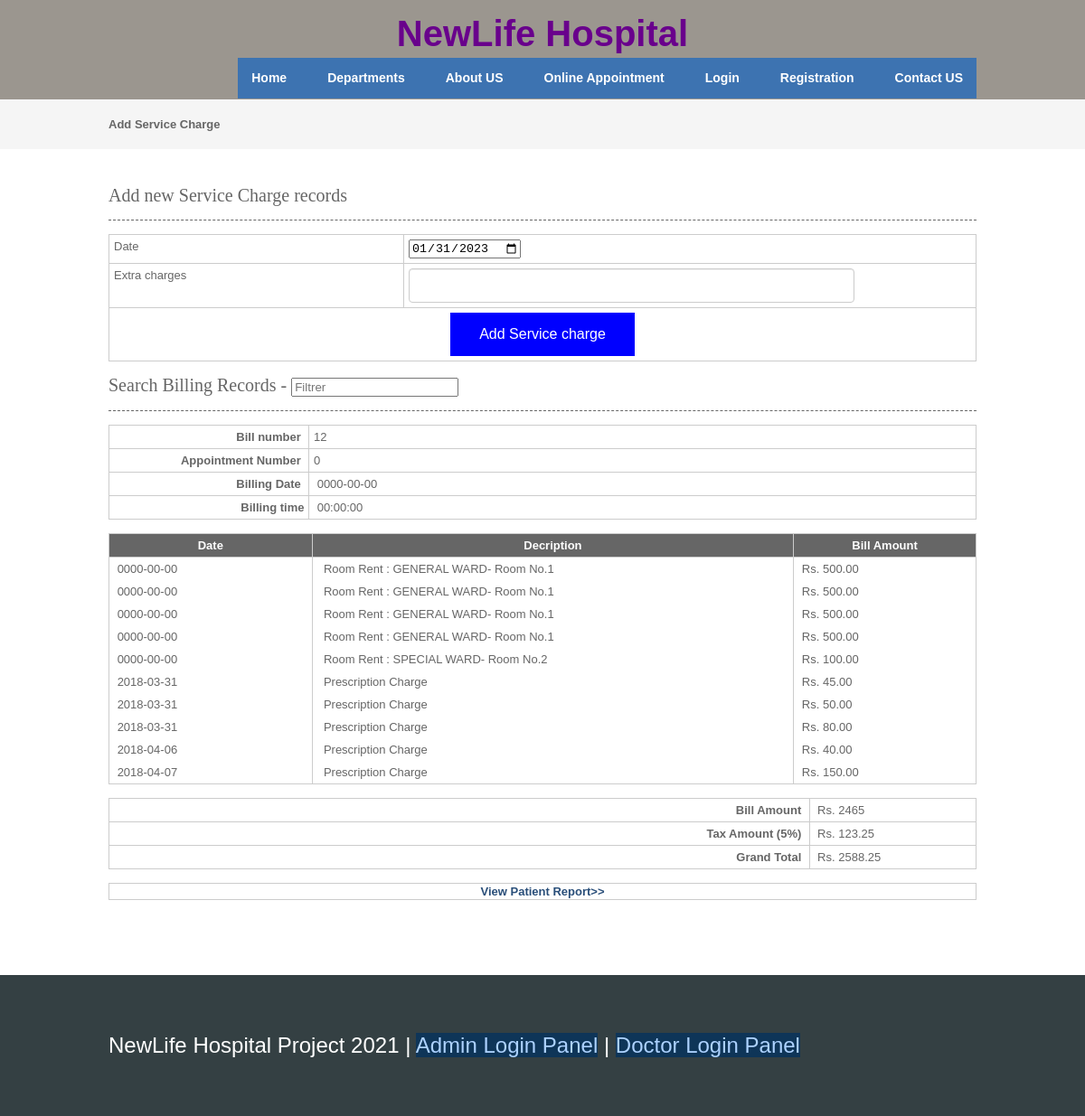
/billing.php, run on the app's committed database.
### tables this page shows
CREATE TABLE `billing` (
  `billingid` int(10) NOT NULL,
  `patientid` int(10) NOT NULL,
  `appointmentid` int(10) NOT NULL,
  `billingdate` date NOT NULL,
  `billingtime` time NOT NULL,
  `discount` float(10,2) NOT NULL,
  `taxamount` float(10,2) NOT NULL,
  `discountreason` text NOT NULL,
  `discharge_time` time NOT NULL,
  `discharge_date` date NOT NULL
);

CREATE TABLE `billing_records` (
  `billingservice_id` int(10) NOT NULL,
  `billingid` int(10) NOT NULL,
  `bill_type_id` int(10) NOT NULL COMMENT 'id of service charge or treatment charge',
  `bill_type` varchar(250) NOT NULL,
  `bill_amount` float(10,2) NOT NULL,
  `bill_date` date NOT NULL,
  `status` varchar(10) NOT NULL
);

CREATE TABLE IF NOT EXISTS `room` (
  `roomid` int(10) NOT NULL AUTO_INCREMENT,
  `roomtype` varchar(25) NOT NULL,
  `roomno` int(10) NOT NULL,
  `noofbeds` int(10) NOT NULL,
  `room_tariff` float(10,2) NOT NULL,
  `status` varchar(10) NOT NULL,
  PRIMARY KEY (`roomid`)
);

### viewbilling.php (the view, shortened to what this page needs)
<?php
include("dbconnection.php");
?>
 <section class="container">
<h2>Search Billing Records - <input type="search" class="light-table-filter" data-table="order-table" placeholder="Filtrer" /></h2>
<?php
$sqlbilling_records ="SELECT * FROM billing WHERE appointmentid='$billappointmentid'";
$qsqlbilling_records = mysqli_query($con,$sqlbilling_records);
$rsbilling_records = mysqli_fetch_array($qsqlbilling_records);
?>
 	<table width="557" border="3">
      <tbody>
        <tr>
          <th scope="col"><div align="right">Bill number &nbsp; </div></th>
          <td> <?php echo $rsbilling_records[billingid]; ?></td>
        </tr>
        <tr>
          <th width="124" scope="col"><div align="right">Appointment Number &nbsp; </div></th>
          	<td width="413"> <?php echo $rsbilling_records[appointmentid]; ?>
            </td>
        </tr>
		<tr>
		  <th scope="col"><div align="right">Billing Date &nbsp; </div></th>
		  <td>&nbsp;<?php echo $rsbilling_records[billingdate]; ?></td>
	    </tr>
		<tr>
		  <th scope="col"><div align="right">Billing time&nbsp; </div></th>
		  <td>&nbsp;<?php echo $rsbilling_records[billingtime] ; ?></td>
	    </tr>
      </tbody>
    </table>
	<table class="order-table">
      <thead>
       <tr>
          <th width="97" scope="col">Date</th>
          <th width="245" scope="col">Decription</th>
          <th width="86" scope="col">Bill Amount</th>
        </tr>
        </thead>
        <tbody>
         <?php
		$sql ="SELECT * FROM billing_records where billingid='$rsbilling_records[billingid]'";
		$qsql = mysqli_query($con,$sql);
		$billamt= 0;
		while($rs = mysqli_fetch_array($qsql))
		{
        echo "<tr>
          	<td>&nbsp;$rs[bill_date]</td>
		 	<td>&nbsp; $rs[bill_type]";
if($rs[bill_type]== "Room Rent")
{
		$sqlroomtariff = "SELECT * FROM room WHERE roomid='$rs[bill_type_id]'";
		$qsqlroomtariff = mysqli_query($con,$sqlroomtariff);
		$rsroomtariff = mysqli_fetch_array($qsqlroomtariff);
		echo " : ". $rsroomtariff[roomtype] .  "- Room No." . $rsroomtariff[roomno];
}
	echo " </td><td>&nbsp;Rs. $rs[bill_amount]</td></tr>";
		$billamt = $billamt +  $rs[bill_amount];
		}
		?>
      </tbody>
    </table>
    <table width="557" border="3">
      <tbody>
        <tr>
          <th scope="col"><div align="right">Bill Amount &nbsp; </div></th>
          <td>&nbsp;Rs. <?php echo $billamt; ?></td>
        </tr>
        <tr>
          <th width="442" scope="col"><div align="right">Tax Amount (5%) &nbsp; </div></th>
          	<td width="95">&nbsp;Rs. <?php echo $taxamt = 5 * ($billamt / 100); ?>
            </td>
        </tr>
		<tr>
		  <th scope="col"><div align="right">Grand Total &nbsp; </div></th>
		  <td>&nbsp;Rs. <?php echo ($billamt + $taxamt); ?></td>
	    </tr>
      </tbody>
    </table>
    </section>

### header.php (shortened to what this page needs)
<!DOCTYPE html PUBLIC "-//W3C//DTD XHTML 1.0 Transitional//EN" "http://www.w3.org/TR/xhtml1/DTD/xhtml1-transitional.dtd">
<html xmlns="http://www.w3.org/1999/xhtml">
<head>
<link rel="stylesheet" href="layout/styles/layout.css" type="text/css" />
</head>
<body>
<div class="wrapper col1" style="background-color: #ffffff6e">
  <div id="head">
  <br>
    <center><h1>NewLife Hospital</h1></center>
    <div id="topnav" style="background-color: #3d73b1">
      <ul>
        <li><a  href="index.php" <?php if(basename($_SERVER['PHP_SELF']) == "index.php"){ echo ' class="active"'; } ?> >Home</a></li>
        <li><a  href="departments.php" <?php if(basename($_SERVER['PHP_SELF']) == "departments.php"){ echo ' class="active"'; } ?> >Departments</a></li>
        <li><a href="aboutus.php" <?php if(basename($_SERVER['PHP_SELF']) == "aboutus.php"){ echo ' class="active"'; } ?>>About US</a></li>
<?php
if(!isset($_SESSION[patientid]))
{
?>
        <li><a href="patientappointment.php" <?php if(basename($_SERVER['PHP_SELF']) == "patientappointment.php"){ echo ' class="active"'; } ?>>Online Appointment</a></li>
        <li><a href="patientlogin.php" <?php if(basename($_SERVER['PHP_SELF']) == "patientlogin.php"){ echo ' class="active"'; } ?>>Login</a></li>
        <li><a href="patient.php" <?php if(basename($_SERVER['PHP_SELF']) == "patient.php"){ echo ' class="active"'; } ?>>Registration</a></li>
<?php
}
else
{
?>
<li><a href="patientappointment.php" <?php if(basename($_SERVER['PHP_SELF']) == "patientappointment.php"){ echo ' class="active"'; } ?>>Online Appointment</a></li>
<?php
}
?>
        <li class="last"><a href="contactus.php" <?php if(basename($_SERVER['PHP_SELF']) == "contactus.php"){ echo ' class="active"'; } ?>>Contact US</a></li></ul>
    </div>
  </div>
</div>

### billing.php (shortened to what this page needs)
<?php
include("header.php");
include("dbconnection.php");
?>
<div class="wrapper col2">
  <div id="breadcrumb">
    <ul>
      <li class="first">Add Service Charge</li></ul>
  </div>
</div>
<div class="wrapper col4">
  <div id="container">
    <h1>Add new Service Charge records</h1>
     <form method="post" action="" name="frmbill" onSubmit="return validateform()">
    <table width="342" border="3">
      <tbody>
        <tr>
          <td width="34%">Date </td>
          <td width="66%"><input min="<?php echo date("Y-m-d"); ?>" value="<?php echo date("Y-m-d"); ?>" type="date" name="date" id="date"></td>
        </tr>
        <tr>
          <td>Extra charges</td>
          <td><input type="text" name="amount" id="amount"></td>
        </tr>
        <tr>
          <td colspan="2" align="center"><input type="submit" name="submit" id="submit" value="Add Service charge" /></td>
        </tr>
      </tbody>
    </table>
    </form>
<?php
$billappointmentid = $_GET[appointmentid];
include("viewbilling.php");
?>
<table width="342" border="3">
<thead>
  <tr>
          <td colspan="2" align="center"><a href='patientreport.php?patientid=<?php echo $_GET[patientid]; ?>'><strong>View Patient Report>></strong></a></td>
        </tr>
      </thead>
    </table>
    <p>&nbsp;</p>
  </div>
</div>
<?php
include("footer.php");
?>

### footer.php (shortened to what this page needs)
<div class="wrapper col5" style="background-color: #00345657">
  <div id="footer">
    <div id="footer">
      <p class="fl_left">NewLife Hospital Project 2021 | <a href="adminlogin.php">Admin Login Panel</a> | <a href="doctorlogin.php">Doctor Login Panel</a></p>
      <br class="clear" />
    </div>
  </div>
</div>
</body>
</html>

### layout/styles/layout.css (style rules this page uses)
html { overflow-y:scroll; }
body { margin:0; padding:0; font-size:13px; font-family:verdana, Arial, Helvetica, sans-serif; color:#FFFFFF; background-color:#4F473A; }
a { outline:none; text-decoration:none; }
.fl_left, .imgl { float:left; }
div.wrapper { display:block; width:100%; margin:0; text-align:left; }
.col1 { color:#000000; background-color:#04acec; }
.col2 { color:#666666; background-color:#F5F5F5; }
.col3, .col4 { color:#666666; background-color:#FFFFFF; }
.col5 { color:#FFFFFF; background-color:#04acec; }
#head, #gallery, #breadcrumb, #container, #footer { display:block; position:relative; width:960px; margin:0 auto; }
#head { height:110px; z-index:1000; }
#head h1, #head p, #head ul, #head a { margin:0; padding:0; list-style:none; line-height:normal; }
#breadcrumb { padding:20px 0; }
#breadcrumb ul { margin:0; padding:0; list-style:none; }
#breadcrumb ul li { display:inline; }
#breadcrumb ul li.first { font-weight:bold; }
#container { padding:40px 0; }
#container h1, #container h2, #container h3, #container h4, #container h5, #container h6 { margin:0 0 15px 0; padding:0 0 15px 0; line-height:normal; font-weight:normal; font-size:20px; font-family:Georgia, "Times New Roman", Times, serif; border-bottom:1px dashed #666666; }
#container a { color:#294E79; background-color:#FFFFFF; }
#footer { padding:20px 0; }
#footer a { color:#add2ff; background-color:#003261ba; }

### layout/styles/navi.css (style rules this page uses)
#topnav { display:block; position:absolute; top:64px; right:0; height:45px; color:#FFFFFF; background-color:#294E79; font-weight:bold; font-size:14px; font-family:Verdana, Arial, Helvetica, sans-serif; }
#topnav ul { list-style:none; margin:0; padding:0; }
#topnav li { float:left; }
#topnav li a:link, #topnav li a:visited { display:block; margin:0 15px 0 0; padding:14px 15px; color:#FFFFFF; background-color:#3D73B1; }
#topnav li.last a { margin-right:0; }

### layout/styles/forms.css (style rules this page uses)
form, fieldset, legend { margin:0; padding:0; border:none; }

### layout/styles/tables.css (style rules this page uses)
table { width:100%; border-collapse:collapse; table-layout:auto; vertical-align:top; margin-bottom:15px; border:1px solid #CCCCCC; }
table thead th { color:#FFFFFF; background-color:#666666; border:1px solid #CCCCCC; border-collapse:collapse; text-align:center; table-layout:auto; vertical-align:middle; }
table tbody td { vertical-align:top; border-collapse:collapse; border-left:1px solid #CCCCCC; border-right:1px solid #CCCCCC; }
table thead th, table tbody td { padding:5px; border-collapse:collapse; }

### header.php (style rules this page uses)
input[type=submit] { background-color: blue; border: none; cursor:pointer; color: white; padding: 15px 32px; text-align: center; text-decoration: none; display: inline-block; font-size: 16px; }
input[type=text] { display: block; width: 75%; height: 24px; padding: 6px 12px; font-size: 14px; line-height: 1.42857143; color: #555; background-color: #fff; background-image: none; border: 1px solid #ccc; border-radius: 4px; -webkit-box-shadow: inset 0 1px 1px rgba(0,0,0,.075); box-shadow: inset 0 1px 1px rgba(0,0,0,.075); -webkit-transition: border-color ease-in-out .15s,-webkit-box-shadow ease-in-out .15s; -o-transition: border-color ease-in-out .15s,box-shadow ease-in-out .15s; transition: border-color ease-in-out .15s,box-shadow ease-in-out .15s; }
#head h1 { font-size: 30pt; color: #69008c; }

### footer.php (style rules this page uses)
#footer { font-size: 18pt; }

### data on the page
billing: billingid "12", appointmentid "0", billingdate "0000-00-00", billingtime "00:00:00"
billing_records: bill_date "0000-00-00", bill_type "Room Rent", room.roomtype "GENERAL WARD", room.roomno "1", bill_amount "500.00"
billing_records: bill_date "0000-00-00", bill_type "Room Rent", room.roomtype "GENERAL WARD", room.roomno "1", bill_amount "500.00"
billing_records: bill_date "0000-00-00", bill_type "Room Rent", room.roomtype "GENERAL WARD", room.roomno "1", bill_amount "500.00"
billing_records: bill_date "0000-00-00", bill_type "Room Rent", room.roomtype "GENERAL WARD", room.roomno "1", bill_amount "500.00"
billing_records: bill_date "0000-00-00", bill_type "Room Rent", room.roomtype "SPECIAL WARD", room.roomno "2", bill_amount "100.00"
billing_records: bill_date "2018-03-31", bill_type "Prescription Charge", bill_amount "45.00"
billing_records: bill_date "2018-03-31", bill_type "Prescription Charge", bill_amount "50.00"
billing_records: bill_date "2018-03-31", bill_type "Prescription Charge", bill_amount "80.00"
billing_records: bill_date "2018-04-06", bill_type "Prescription Charge", bill_amount "40.00"
billing_records: bill_date "2018-04-07", bill_type "Prescription Charge", bill_amount "150.00"

### other printed values
$billamt "2465"
$taxamt = 5 * ($billamt / 100) "123.25"
$billamt + $taxamt "2588.25"
